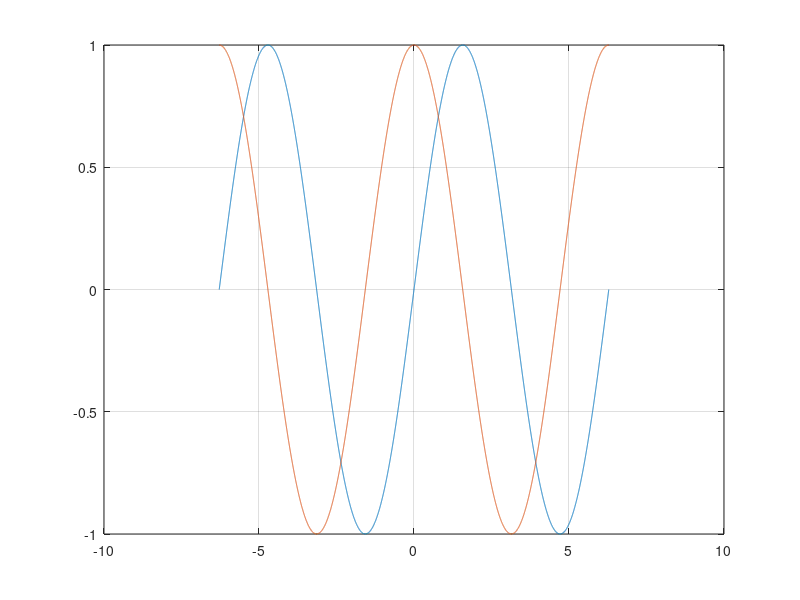

The MATLAB script that drew this image:
function [] = plotfunction()
ug = -2*pi;
og = 2*pi;
n = 0.001;

x = ug:n:og;
y=sin(x);

plot(x,y);
grid on;
hold on;

a = (sin(x+n)-sin(x))/n;

plot(x,a);
end

